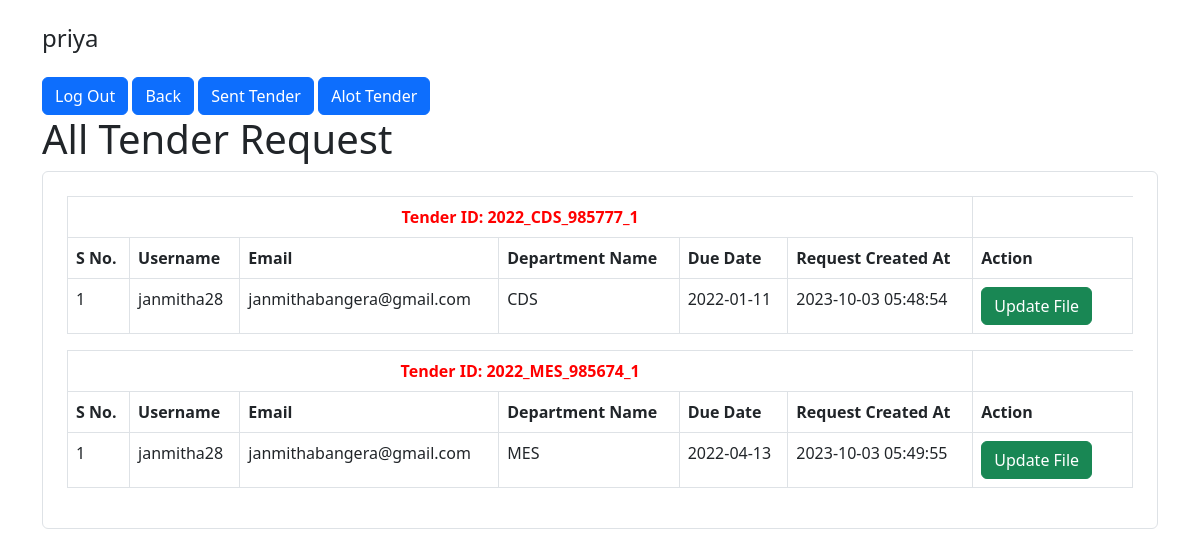
Page /tender-requests/index.php (signed in) on the committed database.
### tables this page shows
CREATE TABLE `user_tender_requests` (
  `id` int(11) NOT NULL,
  `user_id` int(11) NOT NULL,
  `tender_id` int(11) NOT NULL,
  `created_at` timestamp NOT NULL DEFAULT current_timestamp(),
  `status` varchar(15) NOT NULL,
  `tender_no` varchar(20) DEFAULT NULL,
  `name_of_work` varchar(255) DEFAULT NULL,
  `file_name` varchar(40) DEFAULT NULL,
  `reference_code` varchar(20) DEFAULT NULL,
  `section_id` varchar(20) NOT NULL,
  `sent_at` datetime DEFAULT NULL,
  `edit_user_id` int(11) DEFAULT NULL,
  `allotted_at` datetime DEFAULT NULL,
  `updated_at` datetime DEFAULT current_timestamp() ON UPDATE current_timestamp()
);

CREATE TABLE `users` (
  `id` int(11) NOT NULL,
  `username` varchar(30) NOT NULL,
  `email` varchar(50) NOT NULL,
  `password` varchar(255) NOT NULL,
  `created_at` datetime NOT NULL DEFAULT current_timestamp()
);

CREATE TABLE `department` (
  `id` int(11) NOT NULL,
  `name` varchar(255) DEFAULT NULL
);

CREATE TABLE `tenders` (
  `id` int(11) NOT NULL,
  `due_date` date DEFAULT NULL,
  `tenderID` varchar(255) DEFAULT NULL,
  `department_id` int(11) DEFAULT NULL
);

### tender-requests/index.php (the view, shortened to what this page needs)
<?php
require_once "../config.php";
$query = "SELECT users.username,users.email, department.name as departmentName,
tenders.tenderID, tenders.due_date, user_tender_requests.created_at,user_tender_requests.id FROM `user_tender_requests`
inner join `users` on user_tender_requests.user_id= users.id inner join `tenders` on
user_tender_requests.tender_id = tenders.id inner join `department` on tenders.department_id = department.id where user_tender_requests.status= 'Requested'";
$data = [];
$result = $link->query($query);
while ($row = $result->fetch_assoc()) {
    $data[$row['tenderID']][] = $row;
}
?>
<!DOCTYPE html>
<html lang="en">
<head>
    <link rel="stylesheet" href="../style.css">
    <link href="https://cdn.jsdelivr.net/npm/bootstrap@5.2.0-beta1/dist/css/bootstrap.min.css" rel="stylesheet">
</head>
<body>
    <div class="container">
        <div class="col-lg-5 text-left">
            <h4 class="my-4"><?= htmlspecialchars($_SESSION["username"]); ?></h4>
            <a href="./logout.php" class="btn btn-primary">Log Out</a>
            <a href="../" class="btn btn-primary">Back </a>
            <a href="../sent-tenders/" class="btn btn-primary">Sent Tender</a>
            <a href="../alot-tenders/" class="btn btn-primary">Alot Tender</a>
        </div>
        <div class="row justify-content-center">
            <div class="col-lg-12">
                <h1>All Tender Request</h1>
                <div class="form-wrap border rounded p-4">
                    <?php if (count($data) > 0) {
                        foreach ($data  as $key => $values) { ?>
                            <table class="table  table-bordered">
                                <thead>
                                    <tr>
                                        <th colspan="6" class="text-center tenderID"> Tender ID: <?= $key ?></th>
                                    </tr>
                                </thead>
                                <tbody>
                                    <tr class="header">
                                        <td>S No.</td>
                                        <td>Username</td>
                                        <td>Email</td>
                                        <td>Department Name</td>
                                        <td>Due Date</td>
                                        <td>Request Created At</td>
                                        <td>Action</td>
                                    </tr>
                                    <?php
                                    $counter=1;
                                    foreach ($values as $itemKey => $item) { ?>
                                        <tr>
                                            <td><?php echo $counter ?></td>
                                            <td><?php echo $values[$itemKey]["username"] ?></td>
                                            <td><?php echo $values[$itemKey]["email"] ?></td>
                                            <td><?php echo $values[$itemKey]['departmentName'] ?></td>
                                            <td><?php echo $values[$itemKey]['due_date'] ?></td>
                                            <td><?php echo $values[$itemKey]['created_at'] ?></td>
                                            <td width="15%">
                                                <a href="./update.php?id=<?php echo $values[$itemKey]["id"]; ?>" class="btn btn-success"> <i class="fa fa-edit"></i> Update File</a>
                                            </td>
                                        </tr>
                                    <?php $counter++; } ?>
                                </tbody>
                            </table>
                    <?php }
                    } else {
                        echo  "<p class='text-center'>No data Found </p>";
                    } ?>
                </div>
            </div>
        </div>
    </div>
</body>
</html>

### style.css (style rules this page uses)
.header { font-weight:bold; }
.tenderID { color:red; }

### rows in the picture
user_tender_requests: user.username "janmitha28", user.email "janmithabangera@gmail.com", department.name "CDS", tender.due_date "2022-01-11", created_at "2023-10-03 05:48:54"
user_tender_requests: user.username "janmitha28", user.email "janmithabangera@gmail.com", department.name "MES", tender.due_date "2022-04-13", created_at "2023-10-03 05:49:55"

### other values in the picture
$_SESSION["username"] "priya"
$key "2022_CDS_985777_1"
$key "2022_MES_985674_1"
